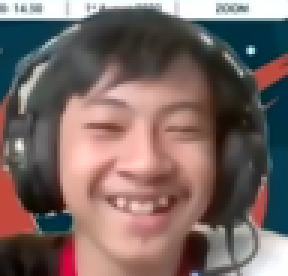
#> input picture src/assets/test.png, 96 x 92 px, found by its file name (shown 3 times larger)
$ python main.py
#> lines starting #> are read from the running program, lines starting #| are printed output that depends on the picture
import numpy as np
import sympy
from PIL import Image
import os
# [7 lines of commented-out code are left out]
def simultaneous_power_iteration(A, k):
    n, m = A.shape
    Q = np.random.rand(n, k)
    Q, _ = np.linalg.qr(Q)
    Q_prev = Q

    for i in range(200):
        Z = A.dot(Q)
        Q, R = np.linalg.qr(Z)

        # can use other stopping criteria as well
        err = ((Q - Q_prev) ** 2).sum()
        Q_prev = Q
        if err < 1e-3:
            break

    return np.diag(R), Q

# AING GATAU CARA IMPORT GIMANA INTINYA


with Image.open("D:\\Coding\\Algeo02-20029\src\\assets\\test.png", mode="r") as im:
  # im.show()

#> im is the input picture: PIL image 96x92 RGBA; mean R, G, B, A 121.1, 103.3, 100.2, 255
  width, height = im.size
#> width = 96; height = 92
  print(width, height)
#| 96 92

  imarray = np.asarray(im) #Ini buat convert ke image
  print(imarray.shape)
#| (92, 96, 4)

  r, g, b, a = Image.Image.split(im)
#> a: PIL image 96x92 L; every value is 255
  R = np.asarray(r).astype(float)
  G = np.asarray(g).astype(float)
  B = np.asarray(b).astype(float)

  imFinal = np.dstack((R,G,B)).astype(np.uint8)
  imFinal = Image.fromarray(imFinal)

  Rheight, Rwidth = R.shape
#> Rheight = 92; Rwidth = 96
  print(Rwidth, Rheight)
#| 96 92

  #M X N -> M x M @ M X N @ N x N

  # SVD
  def SVD(Matrix):
    Matrix_R = Matrix @ np.transpose(Matrix) #kiri
    SIG, U = simultaneous_power_iteration(Matrix_R, 100)
#> the loop in simultaneous_power_iteration, `for i in range(200):` made 70 passes
#> err on passes 1 to 12: 173.3, 123.9, 101.8, 90.75, 89.71, 73.19, 56.94, 64.66, 96.42, 64.47, 72.4, 64.32
#> pass 1, in simultaneous_power_iteration, `Q, R = np.linalg.qr(Z)`:
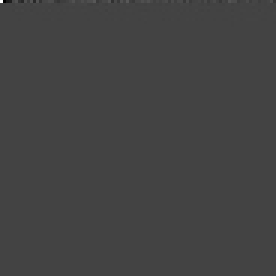
#> R: shape (92, 92) float64 (shown 3 times larger); min -47636312.1, max 132674524.3, mean 15845.8; drawn with min black and max white
#> after the loop in simultaneous_power_iteration, `for i in range(200):`:
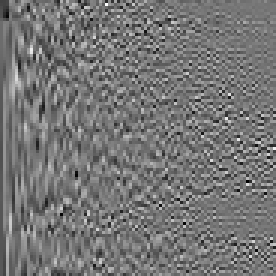
#> Q: shape (92, 92) float64 (shown 3 times larger); min -0.411, max 0.473, mean -0.00127; drawn with min black and max white
#> SIG = 92 values, max 158540542.4 at index 0, min 0.526 at index 91, mean 1995698.1
    uRow, uWidth = U.shape
#> uRow = 92; uWidth = 92

    #A = USVT -> VT = S-1 U-1 * A

    U_2 = np.pad(U, ((0,0), (0, height - uWidth)))
    SIG = np.sqrt(SIG)
#> SIG = 92 values, max 12591.3 at index 0, min 0.725 at index 91, mean 349.5
    SIG = np.diag(SIG)
    SIGRow, SIGWidth = SIG.shape
#> SIGRow = 92; SIGWidth = 92
    SIG_2 = np.pad(SIG, ((0, height - SIGRow), (0, width - SIGWidth)))

    VT = np.linalg.inv(SIG) @ np.transpose(U) @ Matrix
    VTHeight, VTWidth = VT.shape
#> VTHeight = 92; VTWidth = 96
    VT_2 = np.pad(VT, ((0, width - VTHeight), (0,0)))
    return np.clip(U_2 @ SIG_2 @ VT_2, 0, 255)

  svdR = SVD(R)
  svdG = SVD(G)
#> call 2 of simultaneous_power_iteration, with k = 100
#> the loop in simultaneous_power_iteration (call 2), `for i in range(200):` made 65 passes
#> err on passes 1 to 12: 173.6, 115.2, 107.8, 90.68, 65.76, 88.96, 80.88, 72.66, 56.71, 64.51, 56.34, 64.32
#> pass 1, in simultaneous_power_iteration (call 2), `Q, R = np.linalg.qr(Z)`:
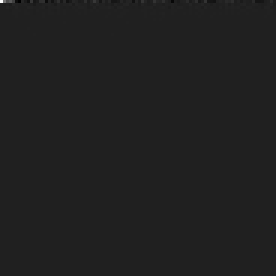
#> R: shape (92, 92) float64 (shown 3 times larger); min -13394298.3, max 90734114.3, mean 20346.4; drawn with min black and max white
#> after the loop in simultaneous_power_iteration (call 2), `for i in range(200):`:
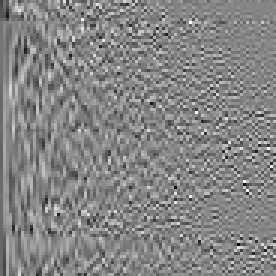
#> Q: shape (92, 92) float64 (shown 3 times larger); min -0.48, max 0.435, mean -0.00143; drawn with min black and max white
  svdB = SVD(B)
#> call 3 of simultaneous_power_iteration, with k = 100
#> the loop in simultaneous_power_iteration (call 3), `for i in range(200):` made 72 passes
#> err on passes 1 to 12: 181.3, 121, 92.58, 74.03, 58.11, 25.32, 40.92, 88.48, 72.41, 32.44, 24.41, 72.22
#> pass 1, in simultaneous_power_iteration (call 3), `Q, R = np.linalg.qr(Z)`:
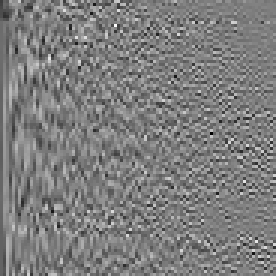
#> Q: shape (92, 92) float64 (shown 3 times larger); min -0.473, max 0.481, mean -0.000995; drawn with min black and max white
#> after the loop in simultaneous_power_iteration (call 3), `for i in range(200):`:
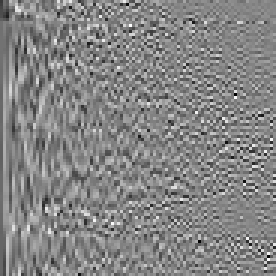
#> Q: shape (92, 92) float64 (shown 3 times larger); min -0.434, max 0.392, mean -0.00163; drawn with min black and max white
#> in SVD (call 3), `SIG, U = simultaneous_power_iteration(Matrix_R, 100)`: SIG = 92 values, max 102426926.9 at index 0, min 0.277 at index 91, mean 1301127.6
#> in SVD (call 3), `SIG = np.sqrt(SIG)`: SIG = 92 values, max 10120.6 at index 0, min 0.526 at index 91, mean 287.4
#> in SVD (call 3), `VT_2 = np.pad(VT, ((0, width - VTHeight), (0,0)))`:
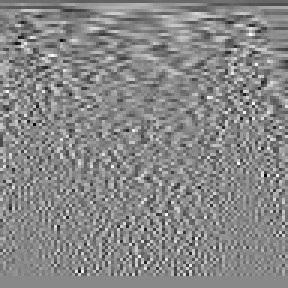
#> VT_2: shape (96, 96) float64 (shown 3 times larger); min -0.433, max 0.379, mean -0.00112; drawn with min black and max white
  print(svdR, svdG, svdB)
#> (printed output is left out)

  IM_matr = np.dstack((svdR, svdG, svdB, a)).astype(np.uint8)
  IM_Final = Image.fromarray(np.uint8(IM_matr))
  IM_Final.show()
  IM_Final.save('test.png')

  # [17 lines of commented-out code are left out]
